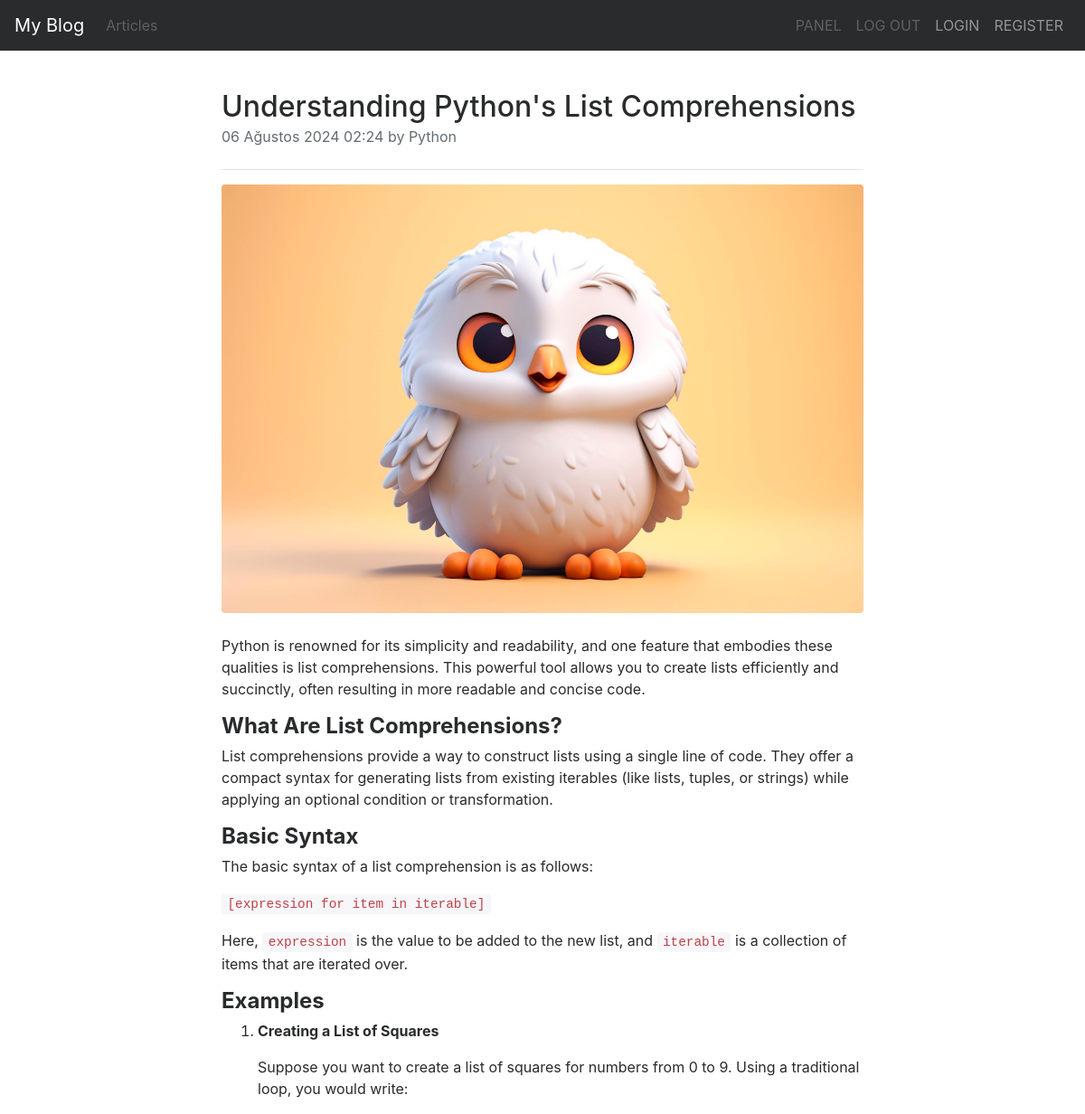
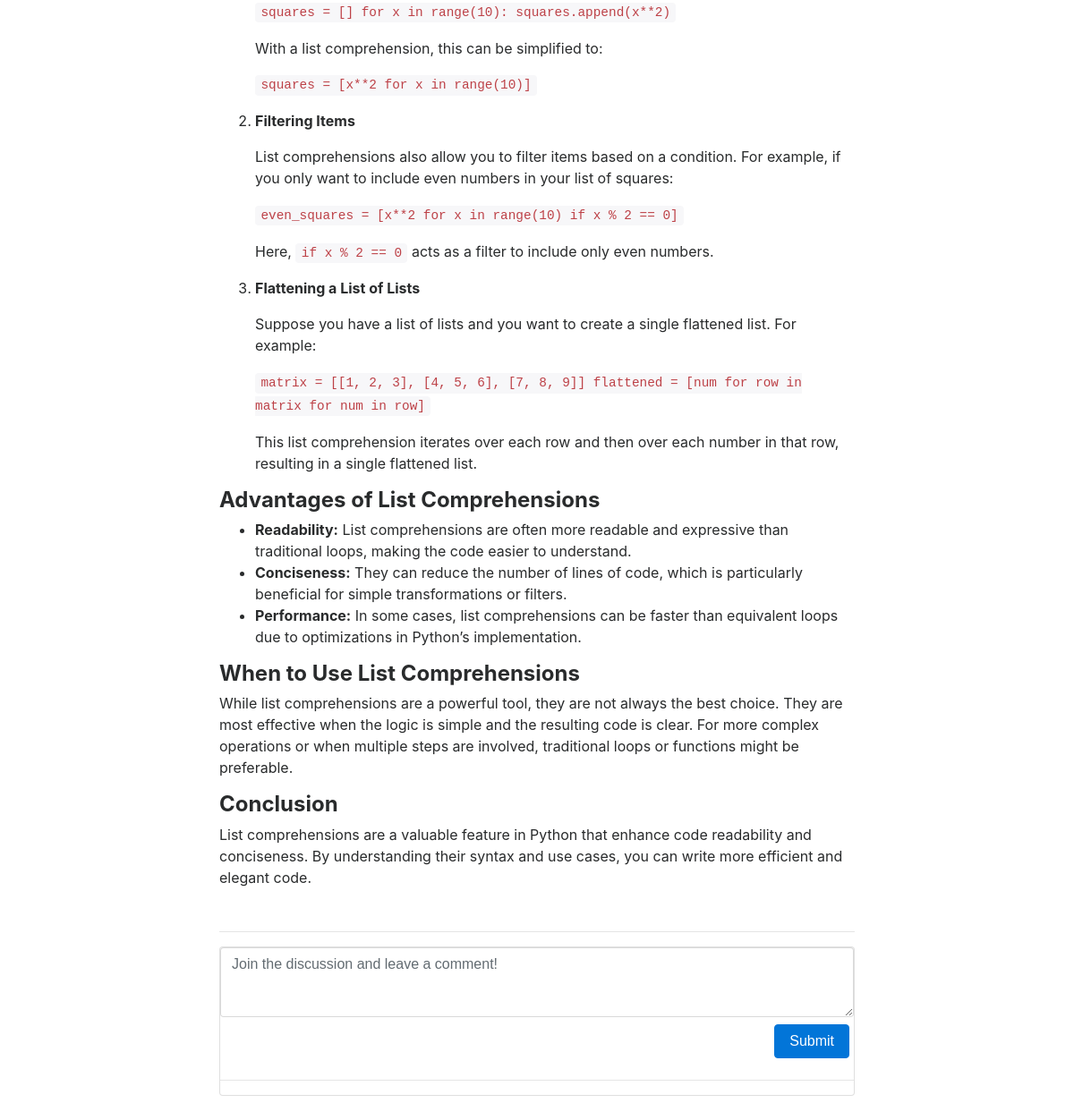
Page /articles/article/11 on the committed database (2 pictures, top to bottom).
### article/models.py (models this page shows, shortened)
class Article(models.Model):
    author = models.ForeignKey("auth.User", on_delete=models.CASCADE, verbose_name = "Author")
    title = models.CharField(max_length=50)
    content = RichTextField()
    date = models.DateTimeField(auto_now_add=True)
    article_image = models.FileField(blank=True, null=True, verbose_name="Article Image")
    class Meta:
        ordering = ['-date']

### article/views.py (the view)
# urls.py: path('article/<int:id>', views.detail, name="detail"),
def detail(request, id):
    article = get_object_or_404(Article, id=id)
    return render(request, 'detail.html', {'article': article})

### templates/detail.html (shortened to what this page needs)
{% extends "layout.html" %}
{% load static %}
{% block body %}
<div class="d-flex justify-content-center">
    <div class="col-lg-8">
        <article>
            <header class="mb-4">
                <h2 class="fw-bolder mb-1">{{article.title}}</h2>
                <div class="text-muted fst-italic mb-2">{{article.date}} by {{article.author}}</div>
            </header>
            <hr>
            {% if article.article_image %}
            <figure class="mb-4"><img class="img-fluid rounded" src="{{ article.article_image.url }}" alt="..." />
            </figure>
            {% endif %}
            <section class="mb-5">
                <p>{{ article.content|safe }}</p>
            </section>
        </article>
        <hr>
        <section class="mb-5">
            <div class="card bg-light">
                <div class="card-body">
                    <form method="post" action="{% url 'article:add_comment' article.id %}" class="mb-4">
                        <textarea name="content" class="form-control" rows="3" placeholder="Join the discussion and leave a comment!"></textarea>
                        <div class="text-right" style="margin-right: 5px;">
                            <button type="submit" class="btn btn-primary mt-2">Submit</button>
                        </div>
                    </form>
                    <hr>
                </div>
            </div>
        </section>
    </div>
</div>
{% endblock %}

### rows in the picture
Article: title "Understanding Python's List Comprehensions", date "06 Ağustos 2024 02:24", author "Python", article_image (picture), content "Python is renowned for its simplicity and readability, and one feature that embodies these qualities is list comprehensions. This powerful tool allows you to create lists efficiently and succinctly, often resulting in more readable and concise code. What Are List Comprehensions? List comprehensions provide a way to construct lists using a single line of code. They offer a compact syntax for generating lists from existing iterables (like lists, tuples, or strings) while applying an optional condition or transformation. Basic Syntax The basic syntax of a list comprehension is as follows: [expression for item in iterable] Here, expression is the value to be added to the new list, and iterable…"
